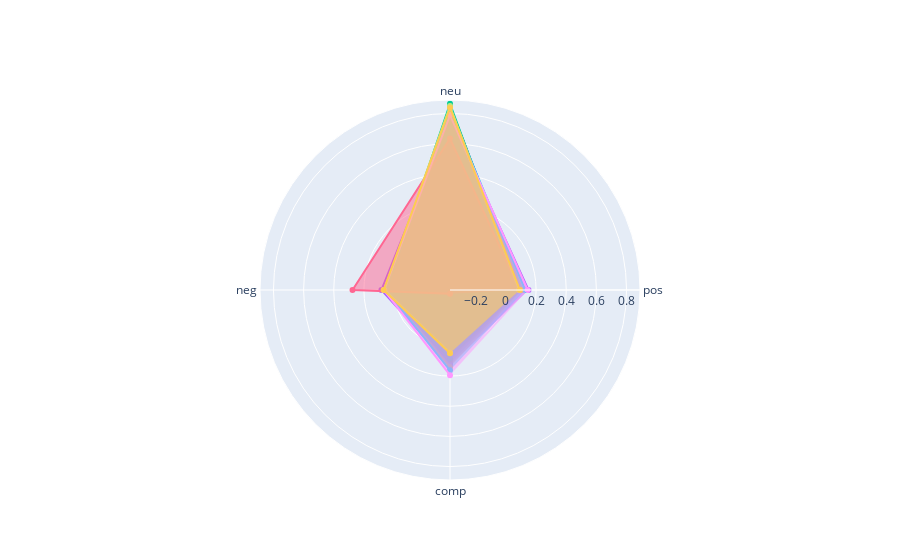

Notebook source saved alongside this figure:
### Code cell
categories = ['pos', 'neu', 'neg',
       'comp']

fig = go.Figure()

for i, row in sentiment_df.iterrows(): 
  fig.add_trace(go.Scatterpolar(
        r=row[:5],
        theta=categories,
        fill='toself',
        name=row[-1]
  ))

fig.update_layout(
  polar=dict(
    radialaxis=dict(
      visible=True
    ),
  ),
  showlegend=False
)

fig.show()

### Figure 1 — Plotly figure (JSON) as saved in the notebook; plotly's stock layout.template omitted (floating-point values rounded to 4 significant figures)
{"data": [{"fill": "toself", "name": "squid game", "r": [0.1056, 0.8464, 0.048, 0.116, "squid game"], "theta": ["pos", "neu", "neg", "comp"], "type": "scatterpolar"}, {"fill": "toself", "name": "red notice", "r": [0.1014, 0.8446, 0.05399, 0.09364, "red notice"], "theta": ["pos", "neu", "neg", "comp"], "type": "scatterpolar"}, {"fill": "toself", "name": "stranger things", "r": [0.08626, 0.8645, 0.04924, 0.08531, "stranger things"], "theta": ["pos", "neu", "neg", "comp"], "type": "scatterpolar"}, {"fill": "toself", "name": "maid", "r": [0.1496, 0.7667, 0.08375, 0.1281, "maid"], "theta": ["pos", "neu", "neg", "comp"], "type": "scatterpolar"}, {"fill": "toself", "name": "the witcher", "r": [0.1101, 0.834, 0.0559, 0.1389, "the witcher"], "theta": ["pos", "neu", "neg", "comp"], "type": "scatterpolar"}, {"fill": "toself", "name": "bridgerton", "r": [0.1282, 0.8198, 0.05184, 0.1614, "bridgerton"], "theta": ["pos", "neu", "neg", "comp"], "type": "scatterpolar"}, {"fill": "toself", "name": "all of us are dead", "r": [0.09096, 0.6335, 0.2755, -0.3464, "all of us are dead"], "theta": ["pos", "neu", "neg", "comp"], "type": "scatterpolar"}, {"fill": "toself", "name": "money heist", "r": [0.08736, 0.8488, 0.06377, 0.0458, "money heist"], "theta": ["pos", "neu", "neg", "comp"], "type": "scatterpolar"}, {"fill": "toself", "name": "you", "r": [0.144, 0.7891, 0.06692, 0.194, "you"], "theta": ["pos", "neu", "neg", "comp"], "type": "scatterpolar"}, {"fill": "toself", "name": "13 reasons why", "r": [0.09256, 0.8382, 0.06917, 0.04794, "13 reasons why"], "theta": ["pos", "neu", "neg", "comp"], "type": "scatterpolar"}], "layout": {"polar": {"radialaxis": {"visible": true}}, "showlegend": false}}
